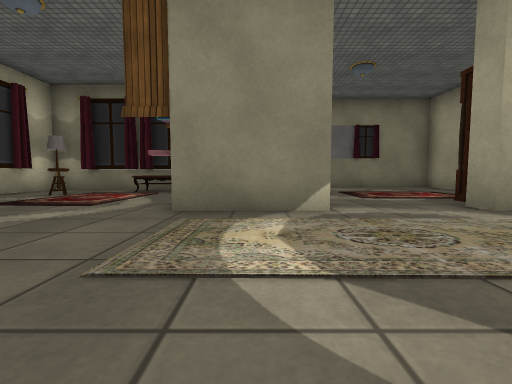
view 1 (above)

20 first-person views from a walk through a 3-D level made in the Unity game engine. The camera is 0.51 m above the floor, tilts 4° down and sees 90° across. The floor is counted in squares, 1 m on a side. Each view is taken from the middle of a square. On the plan, view 1 faces up. The plan holds only what a view shows up to about 9 squares ahead; the rest is blank. Some surface patterns are stand-ins.

view 2
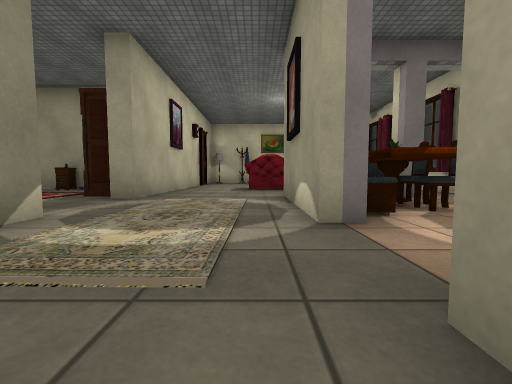

view 3
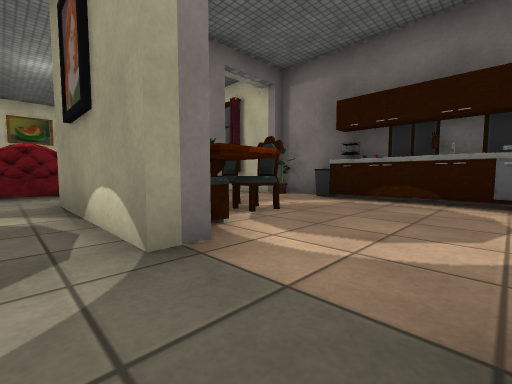

view 4
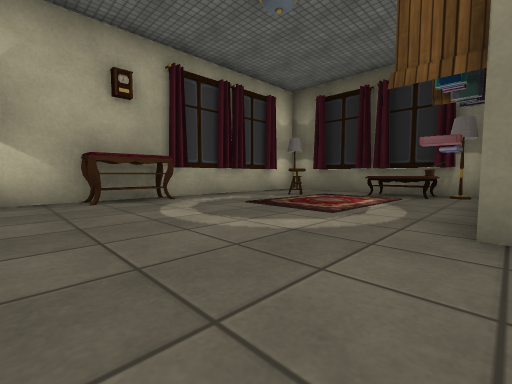

view 5
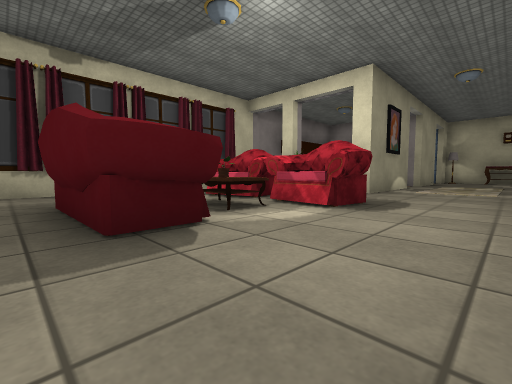

view 6
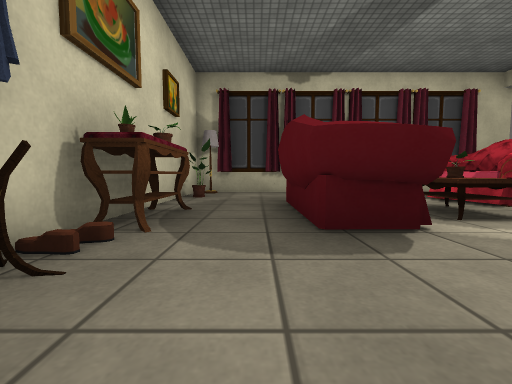

view 7
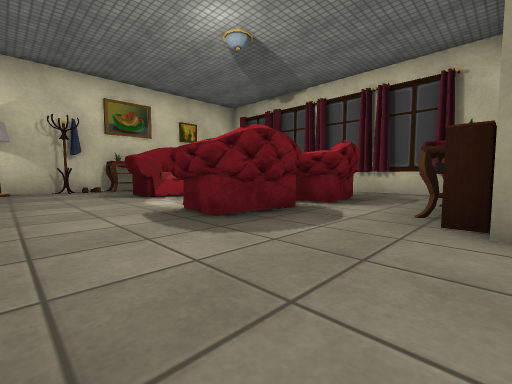

view 8
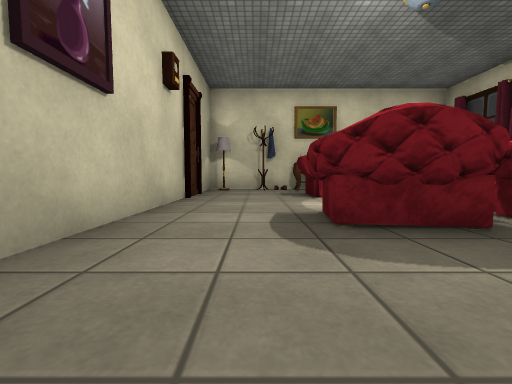

view 9
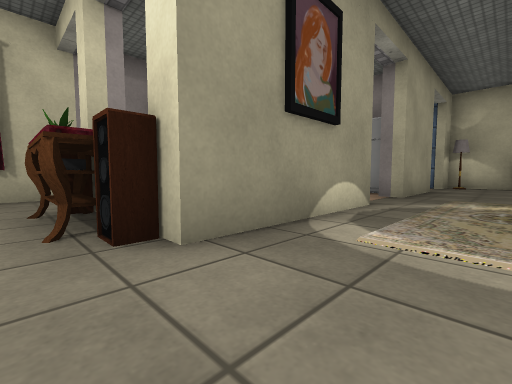

view 10
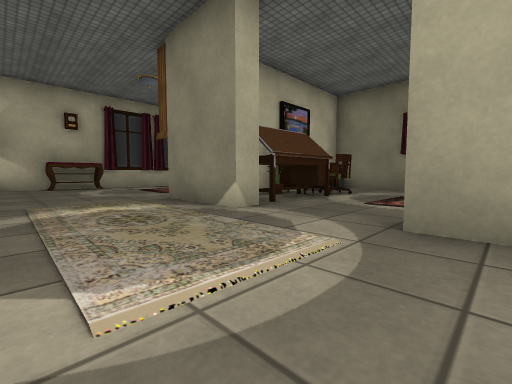

view 11
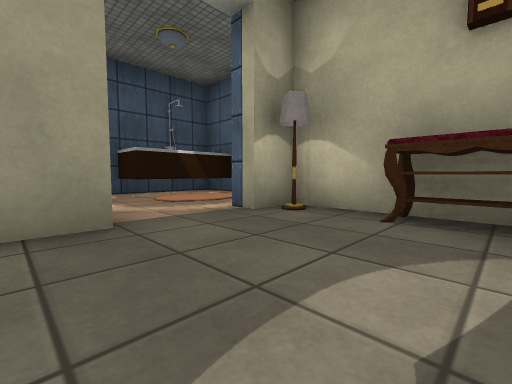

view 12
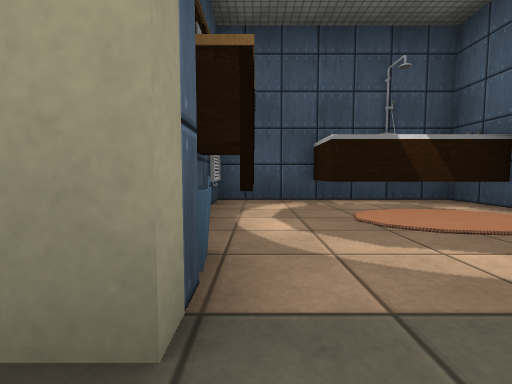

view 13
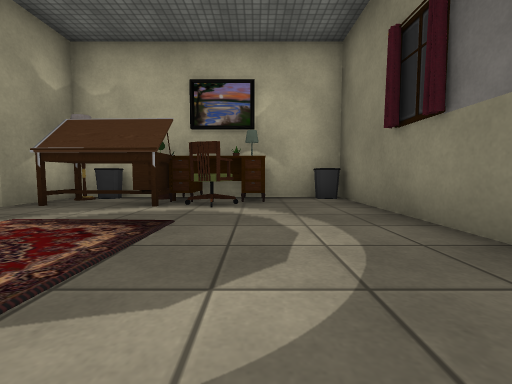

view 14
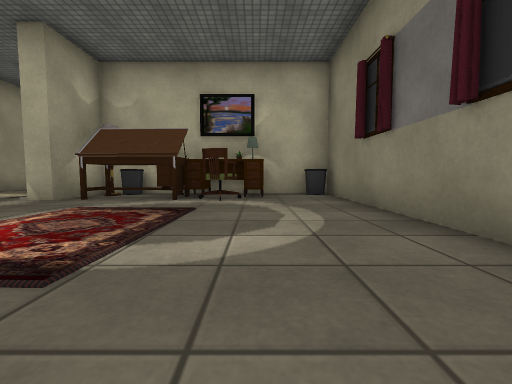

view 15
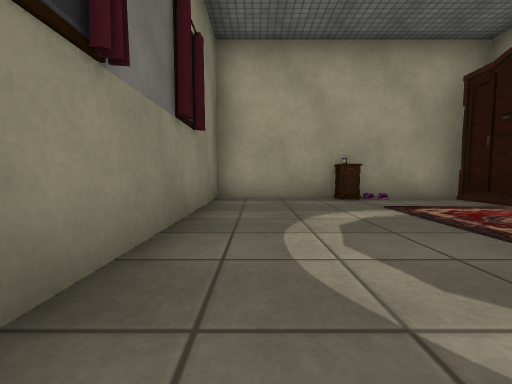

view 16
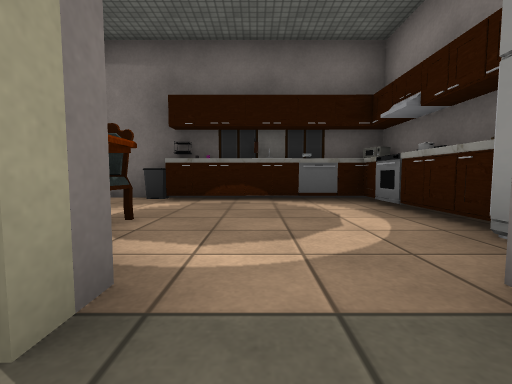

view 17
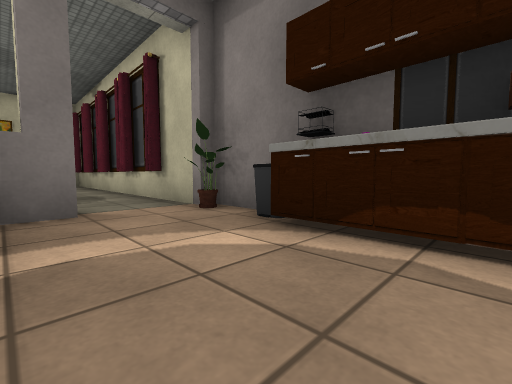

view 18
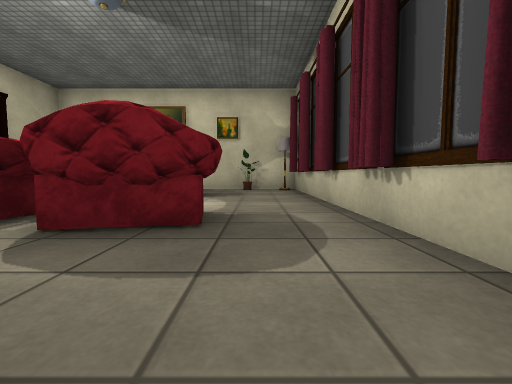

view 19
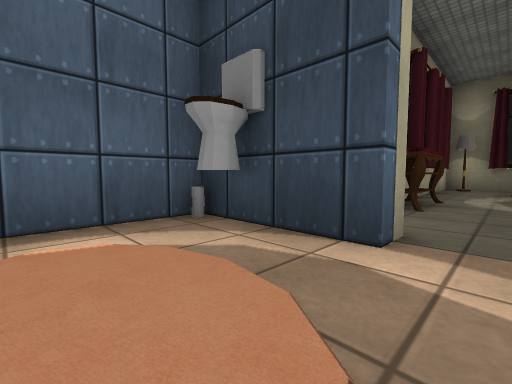

view 20
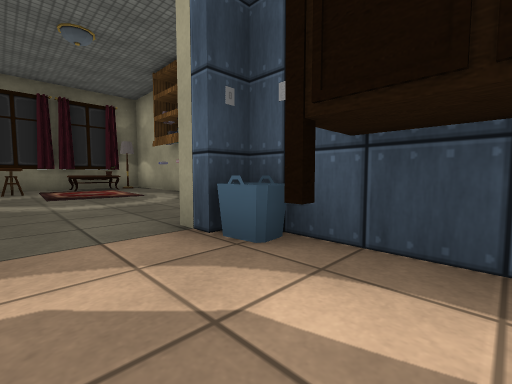

### Floor plan
Ten units are one square. View 1 is at (0, 0); x grows to the right and y downward. Boxes are objects, and circles mark ways between rooms. Rooms are numbered by the first view taken in them; rooms with no view inside come last. Other rooms are left out.
<svg viewBox="-83 -104 215 164">
<path fill="none" stroke="#000" d="M7 2 7 -3 36 -3M10 -35 -12 -35M35 43 127 43 127 -35 33 -35M19 46 36 46M-12 -50 -12 -70M-37 2 -37 -3 -12 -3 -12 2M-40 12 -35 12M-34 -83 -65 -83 -65 -3 -56 -3 -56 2M33 -35 33 -41M66 -45 66 -99 -7 -99 -7 -40 10 -40 10 -35M-56 2 -78 2 -78 41M-40 20 -40 12M-55 41 -32 41M-32 25 -32 2"/>
<rect x="-65" y="-15" width="10" height="10" fill="#bbb"><title>lamp</title></rect>
<rect x="-65" y="-35" width="10" height="20" fill="#bbb"><title>other object</title></rect>
<rect x="-65" y="-45" width="10" height="10" fill="#bbb"><title>curtain</title></rect>
<rect x="-65" y="-65" width="10" height="10" fill="#bbb"><title>curtain</title></rect>
<rect x="-65" y="-85" width="10" height="10" fill="#bbb"><title>lamp</title></rect>
<rect x="-55" y="-65" width="10" height="10" fill="#bbb"><title>other object</title></rect>
<rect x="-45" y="-5" width="10" height="10" fill="#bbb"><title>other object</title></rect>
<rect x="-45" y="-85" width="10" height="10" fill="#bbb"><title>curtain</title></rect>
<rect x="-35" y="25" width="10" height="10" fill="#bbb"><title>other object</title></rect>
<rect x="-35" y="-85" width="10" height="20" fill="#bbb"><title>table</title></rect>
<rect x="-25" y="35" width="10" height="10" fill="#bbb"><title>other object</title></rect>
<rect x="-25" y="25" width="10" height="10" fill="#bbb"><title>other object</title></rect>
<rect x="-25" y="15" width="10" height="10" fill="#bbb"><title>other object</title></rect>
<rect x="-25" y="5" width="10" height="10" fill="#bbb"><title>fridge</title></rect>
<rect x="-25" y="-55" width="10" height="10" fill="#bbb"><title>bookshelf</title></rect>
<rect x="-25" y="-75" width="10" height="10" fill="#bbb"><title>curtain</title></rect>
<rect x="-25" y="-85" width="10" height="10" fill="#bbb"><title>lamp</title></rect>
<rect x="-15" y="45" width="10" height="10" fill="#bbb"><title>other object</title></rect>
<rect x="-15" y="35" width="20" height="20" fill="#bbb"><title>other object</title></rect>
<rect x="5" y="35" width="10" height="10" fill="#bbb"><title>other object</title></rect>
<rect x="5" y="5" width="10" height="10" fill="#bbb"><title>sofa</title></rect>
<rect x="15" y="35" width="10" height="10" fill="#bbb"><title>other object</title></rect>
<rect x="15" y="5" width="10" height="20" fill="#bbb"><title>other object</title></rect>
<rect x="25" y="35" width="10" height="10" fill="#bbb"><title>other object</title></rect>
<rect x="25" y="5" width="10" height="20" fill="#bbb"><title>other object</title></rect>
<rect x="35" y="15" width="10" height="10" fill="#bbb"><title>other object</title></rect>
<rect x="35" y="5" width="20" height="10" fill="#bbb"><title>other object</title></rect>
<rect x="35" y="-5" width="10" height="10" fill="#bbb"><title>speaker</title></rect>
<rect x="45" y="35" width="10" height="10" fill="#bbb"><title>curtain</title></rect>
<rect x="55" y="5" width="20" height="20" fill="#bbb"><title>armchair</title></rect>
<rect x="55" y="-15" width="20" height="20" fill="#bbb"><title>armchair</title></rect>
<rect x="75" y="35" width="10" height="10" fill="#bbb"><title>curtain</title></rect>
<rect x="75" y="-5" width="20" height="20" fill="#bbb"><title>table</title></rect>
<rect x="85" y="35" width="10" height="10" fill="#bbb"><title>curtain</title></rect>
<rect x="95" y="-15" width="10" height="40" fill="#bbb"><title>sofa</title></rect>
<rect x="115" y="35" width="10" height="10" fill="#bbb"><title>lamp</title></rect>
<rect x="115" y="25" width="10" height="10" fill="#bbb"><title>curtain</title></rect>
<rect x="115" y="15" width="10" height="10" fill="#bbb"><title>other object</title></rect>
<rect x="115" y="-15" width="10" height="20" fill="#bbb"><title>other object</title></rect>
<rect x="115" y="-25" width="10" height="10" fill="#bbb"><title>other object</title></rect>
<rect x="115" y="-35" width="10" height="10" fill="#bbb"><title>lamp</title></rect>
<rect x="-5" y="-55" width="10" height="10" fill="#bbb"><title>lamp</title></rect>
<rect x="-5" y="-65" width="10" height="10" fill="#bbb"><title>other object</title></rect>
<rect x="-5" y="-75" width="10" height="10" fill="#bbb"><title>desk</title></rect>
<rect x="-5" y="-85" width="10" height="10" fill="#bbb"><title>other object</title></rect>
<rect x="-5" y="-95" width="10" height="10" fill="#bbb"><title>other object</title></rect>
<rect x="5" y="-65" width="10" height="20" fill="#bbb"><title>table</title></rect>
<rect x="5" y="-75" width="10" height="10" fill="#bbb"><title>other object</title></rect>
<rect x="35" y="-55" width="30" height="10" fill="#bbb"><title>wardrobe</title></rect>
<rect x="55" y="-65" width="10" height="10" fill="#bbb"><title>other object</title></rect>
<rect x="55" y="-75" width="10" height="10" fill="#bbb"><title>other object</title></rect>
<rect x="-75" y="25" width="30" height="20" fill="#bbb"><title>bathtub</title></rect>
<rect x="-75" y="-5" width="10" height="10" fill="#bbb"><title>other object</title></rect>
<circle cx="25" cy="-40" r="3" fill="#2a7"/>
<circle cx="-50" cy="10" r="3" fill="#2a7"/>
<text x="30" y="-10">1</text>
<text x="30" y="-70">2</text>
<text x="-60" y="20">3</text>
</svg>
Room 1 opens to room 2. Room 1 opens to room 3.

Where each view was taken, in squares from view 1:
view 1: 0 up, 0 right, facing up
view 2: 1 up, 2 left, facing right
view 3: 1 up, 1 left, facing down-right
view 4: 1 up, 1 left, facing up-left
view 5: 3 up, 11 right, facing down-left
view 6: 3 up, 11 right, facing down
view 7: 3 up, 4 right, facing down-right
view 8: 2 up, 4 right, facing right
view 9: 2 up, 5 right, facing down-left
view 10: 1 up, 4 right, facing up-left
view 11: 3 up, 3 left, facing down-left
view 12: 1 up, 4 left, facing down
view 13: 8 up, 5 right, facing left
view 14: 8 up, 6 right, facing left
view 15: 9 up, 1 right, facing right
view 16: 1 up, 0 right, facing down
view 17: 2 down, 0 right, facing down-right
view 18: 3 down, 4 right, facing right
view 19: 2 down, 5 left, facing up-left
view 20: 2 down, 5 left, facing up-right
